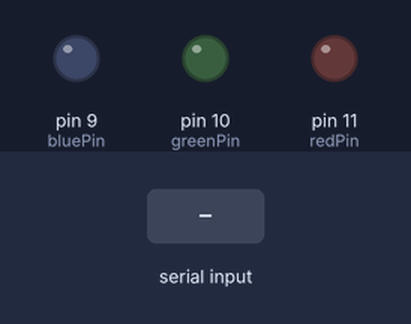
Bench run of a sketch on a simulated Arduino Uno, built with avr-gcc and run on an emulated ATmega328P. Parts: output pins drawn as LEDs (lit = HIGH). The inputs (shaded band) are chosen by the test bench. What the sketch prints to the serial monitor is not drawn.

Above: at 1.2 s.
1.3 s: "R" received over Serial
At 1.8 s:
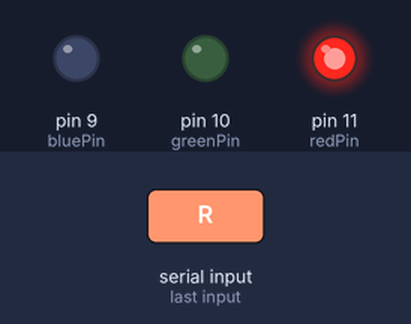
2.8 s: "G" received over Serial
At 4.0 s:
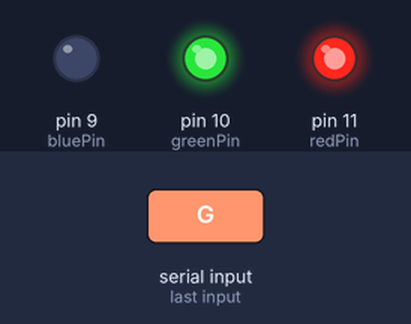
4.3 s: "r" received over Serial
At 5.3 s:
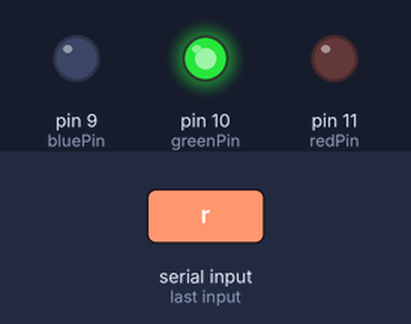
5.8 s: "B" received over Serial
At 6.4 s:
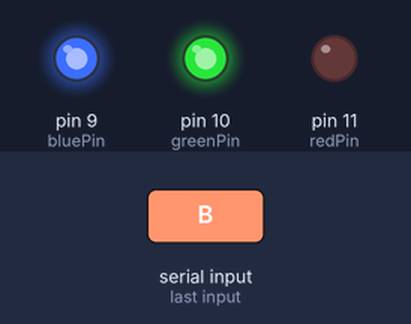
7.3 s: "g" received over Serial
At 8.5 s:
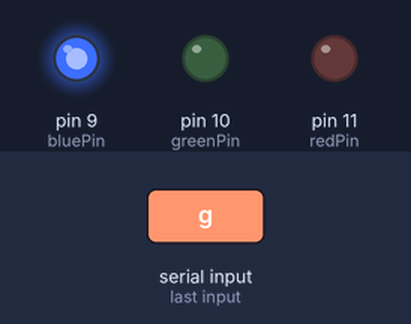
8.8 s: "b" received over Serial
At 9.9 s:
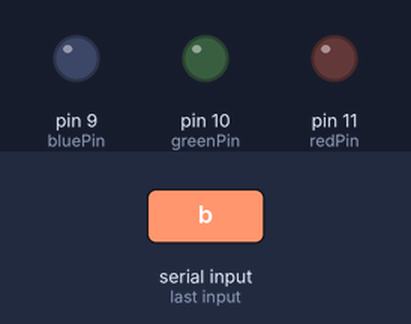
Timing chart, 0 to 11.3 s (numbered marks = the images above; inputs shaded):
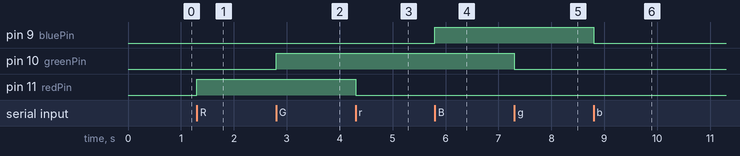

Measured:
- after the input at 1.3 s, pin 11 (redPin): LOW → HIGH at once
- after the input at 2.8 s, pin 10 (greenPin): LOW → HIGH at once
- after the input at 4.3 s, pin 11 (redPin): HIGH → LOW at once
- after the input at 5.8 s, pin 9 (bluePin): LOW → HIGH at once
- after the input at 7.3 s, pin 10 (greenPin): HIGH → LOW at once
- after the input at 8.8 s, pin 9 (bluePin): HIGH → LOW at once

The sketch:

sketch.ino
```cpp
int redPin = 11;
int greenPin = 10;
int bluePin = 9;

void setup() {
  Serial.begin(9600);
  pinMode(redPin, OUTPUT);
  pinMode(greenPin, OUTPUT);
  pinMode(bluePin, OUTPUT);
  Serial.print("Digite R, G ou B");
}

void loop() {
  // Serial.println("Olá Teste");
  if (Serial.available() > 0) {
    char color = Serial.read();
    if (color == 'R') {
      digitalWrite(redPin, HIGH);
      delay(500);
    } else if (color == 'r') {
      digitalWrite(redPin, LOW);
      delay(500);
    } else if (color == 'G') {
      digitalWrite(greenPin, HIGH);
      delay(500);
    } else if (color == 'g') {
      digitalWrite(greenPin, LOW);
      delay(500);
    } else if (color == 'B') {
      digitalWrite(bluePin, HIGH);
      delay(500);
    } else if (color == 'b') {
      digitalWrite(bluePin, LOW);
      delay(500);
    }
    Serial.print("Digite R, G ou B para ligar ou desligar");
  }
}
```
